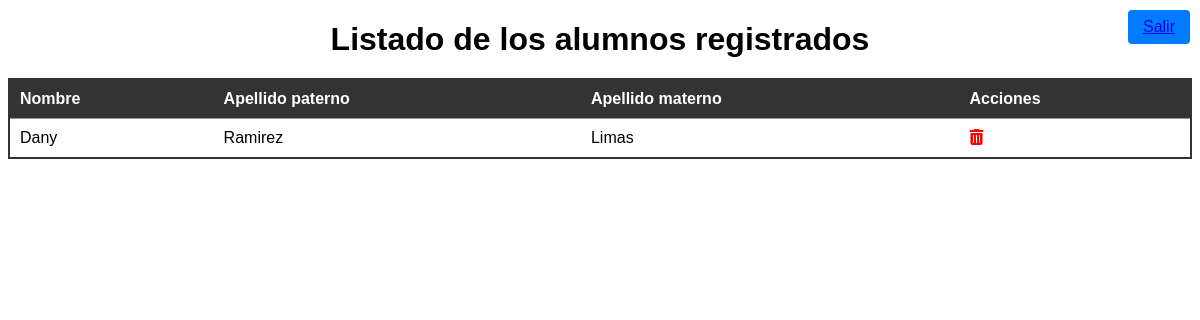
The page /docente/estudiantes.php on the database as committed earlier.
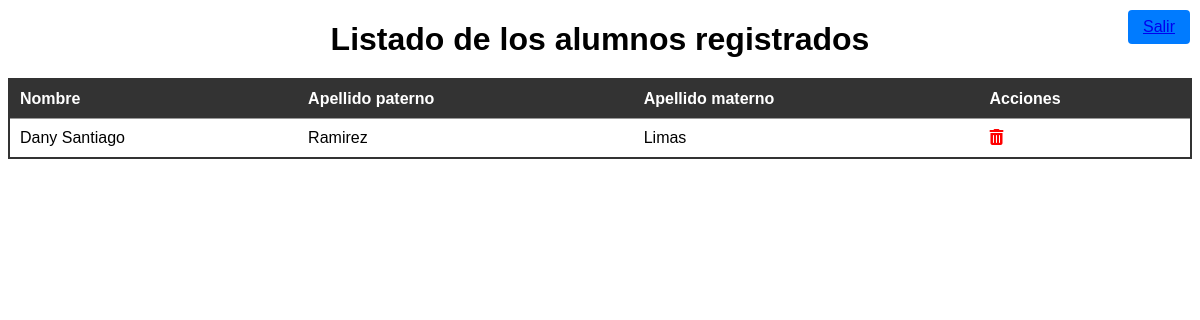
The same page on the database as committed later.
### tables this page shows
CREATE TABLE `usuario` (
  `idAlum` int(11) NOT NULL,
  `nomAlum` varchar(100) DEFAULT NULL,
  `appAlum` varchar(100) DEFAULT NULL,
  `apmAlum` varchar(100) DEFAULT NULL
);

### docente/estudiantes.php (the view, shortened to what this page needs)
<!DOCTYPE html>
<html lang="es">
<head>
  <link rel="stylesheet" href="https://cdnjs.cloudflare.com/ajax/libs/font-awesome/6.0.0-beta3/css/all.min.css">
</head>
<body>
<a class="btn-exit" href="logout.php">Salir</a>
  <h1>Listado de los alumnos registrados</h1>
  <table>
    <thead>
      <tr>
        <th>Nombre</th>
        <th>Apellido paterno</th>
        <th>Apellido materno</th>
        <th>Acciones</th>
      </tr>
    </thead>
    <tbody>
      <?php
        include("../conexion/conexion.php");
        $sql = "SELECT * FROM usuario";
        $result = $conn->query($sql);
        if ($result->num_rows > 0) {
          while ($row = $result->fetch_assoc()) {
            echo "<tr>";
            echo "<td>" . $row["nomAlum"] . "</td>";
            echo "<td>" . $row["appAlum"] . "</td>";
            echo "<td>" . $row["apmAlum"] . "</td>";
            echo "<td><a href=\"eliminar.php?id=" . $row["idAlum"] . "\"><i class=\"fas fa-trash-alt eliminar-icon\"></i></a></td>";
            echo "</tr>";
          }
        } else {
          echo "<tr><td colspan='4'>No se encontraron datos.</td></tr>";
        }
      ?>
    </tbody>
  </table>
</body>
</html>

Rows that differ between the two databases and show on the page:
removed usuario: nomAlum "Dany", appAlum "Ramirez", apmAlum "Limas"
added usuario: nomAlum "Dany Santiago", appAlum "Ramirez", apmAlum "Limas"
